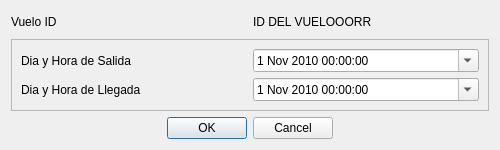
<?xml version="1.0" encoding="UTF-8"?>
<ui version="4.0">
 <class>ActualizarSalidas</class>
 <widget class="QDialog" name="ActualizarSalidas">
  <property name="windowModality">
   <enum>Qt::NonModal</enum>
  </property>
  <property name="geometry">
   <rect>
    <x>0</x>
    <y>0</y>
    <width>500</width>
    <height>150</height>
   </rect>
  </property>
  <property name="sizePolicy">
   <sizepolicy hsizetype="Fixed" vsizetype="Fixed">
    <horstretch>0</horstretch>
    <verstretch>0</verstretch>
   </sizepolicy>
  </property>
  <property name="minimumSize">
   <size>
    <width>500</width>
    <height>150</height>
   </size>
  </property>
  <property name="maximumSize">
   <size>
    <width>500</width>
    <height>150</height>
   </size>
  </property>
  <property name="windowTitle">
   <string>Actualizar Salidas</string>
  </property>
  <property name="sizeGripEnabled">
   <bool>false</bool>
  </property>
  <property name="modal">
   <bool>false</bool>
  </property>
  <layout class="QGridLayout" name="gridLayout">
   <item row="0" column="2" colspan="2">
    <widget class="QLabel" name="labelIDVuelo">
     <property name="sizePolicy">
      <sizepolicy hsizetype="Preferred" vsizetype="Preferred">
       <horstretch>0</horstretch>
       <verstretch>0</verstretch>
      </sizepolicy>
     </property>
     <property name="maximumSize">
      <size>
       <width>16777215</width>
       <height>16777215</height>
      </size>
     </property>
     <property name="text">
      <string>ID DEL VUELOOORR</string>
     </property>
    </widget>
   </item>
   <item row="1" column="0" colspan="4">
    <widget class="QFrame" name="frame">
     <property name="frameShape">
      <enum>QFrame::StyledPanel</enum>
     </property>
     <property name="frameShadow">
      <enum>QFrame::Raised</enum>
     </property>
     <layout class="QGridLayout" name="gridLayout_2">
      <item row="1" column="0">
       <widget class="QLabel" name="label_3">
        <property name="text">
         <string>Dia y Hora de Llegada</string>
        </property>
       </widget>
      </item>
      <item row="0" column="0">
       <widget class="QLabel" name="label_2">
        <property name="text">
         <string>Dia y Hora de Salida</string>
        </property>
       </widget>
      </item>
      <item row="0" column="1">
       <widget class="QDateTimeEdit" name="dateTimeEditHoraSalida">
        <property name="minimumDate">
         <date>
          <year>2010</year>
          <month>11</month>
          <day>1</day>
         </date>
        </property>
        <property name="minimumTime">
         <time>
          <hour>0</hour>
          <minute>0</minute>
          <second>0</second>
         </time>
        </property>
        <property name="calendarPopup">
         <bool>true</bool>
        </property>
       </widget>
      </item>
      <item row="1" column="1">
       <widget class="QDateTimeEdit" name="dateTimeEditHoraLlegada">
        <property name="minimumDate">
         <date>
          <year>2010</year>
          <month>11</month>
          <day>1</day>
         </date>
        </property>
        <property name="calendarPopup">
         <bool>true</bool>
        </property>
       </widget>
      </item>
     </layout>
    </widget>
   </item>
   <item row="2" column="1" colspan="2">
    <widget class="QDialogButtonBox" name="buttonBox">
     <property name="orientation">
      <enum>Qt::Horizontal</enum>
     </property>
     <property name="standardButtons">
      <set>QDialogButtonBox::Cancel|QDialogButtonBox::Ok</set>
     </property>
    </widget>
   </item>
   <item row="2" column="3">
    <spacer name="horizontalSpacer">
     <property name="orientation">
      <enum>Qt::Horizontal</enum>
     </property>
     <property name="sizeHint" stdset="0">
      <size>
       <width>40</width>
       <height>20</height>
      </size>
     </property>
    </spacer>
   </item>
   <item row="2" column="0">
    <spacer name="horizontalSpacer_2">
     <property name="orientation">
      <enum>Qt::Horizontal</enum>
     </property>
     <property name="sizeHint" stdset="0">
      <size>
       <width>40</width>
       <height>20</height>
      </size>
     </property>
    </spacer>
   </item>
   <item row="0" column="0" colspan="2">
    <widget class="QLabel" name="label">
     <property name="text">
      <string>Vuelo ID</string>
     </property>
    </widget>
   </item>
  </layout>
 </widget>
 <resources/>
 <connections>
  <connection>
   <sender>buttonBox</sender>
   <signal>accepted()</signal>
   <receiver>ActualizarSalidas</receiver>
   <slot>accept()</slot>
   <hints>
    <hint type="sourcelabel">
     <x>248</x>
     <y>254</y>
    </hint>
    <hint type="destinationlabel">
     <x>157</x>
     <y>274</y>
    </hint>
   </hints>
  </connection>
  <connection>
   <sender>buttonBox</sender>
   <signal>rejected()</signal>
   <receiver>ActualizarSalidas</receiver>
   <slot>reject()</slot>
   <hints>
    <hint type="sourcelabel">
     <x>316</x>
     <y>260</y>
    </hint>
    <hint type="destinationlabel">
     <x>286</x>
     <y>274</y>
    </hint>
   </hints>
  </connection>
 </connections>
</ui>
